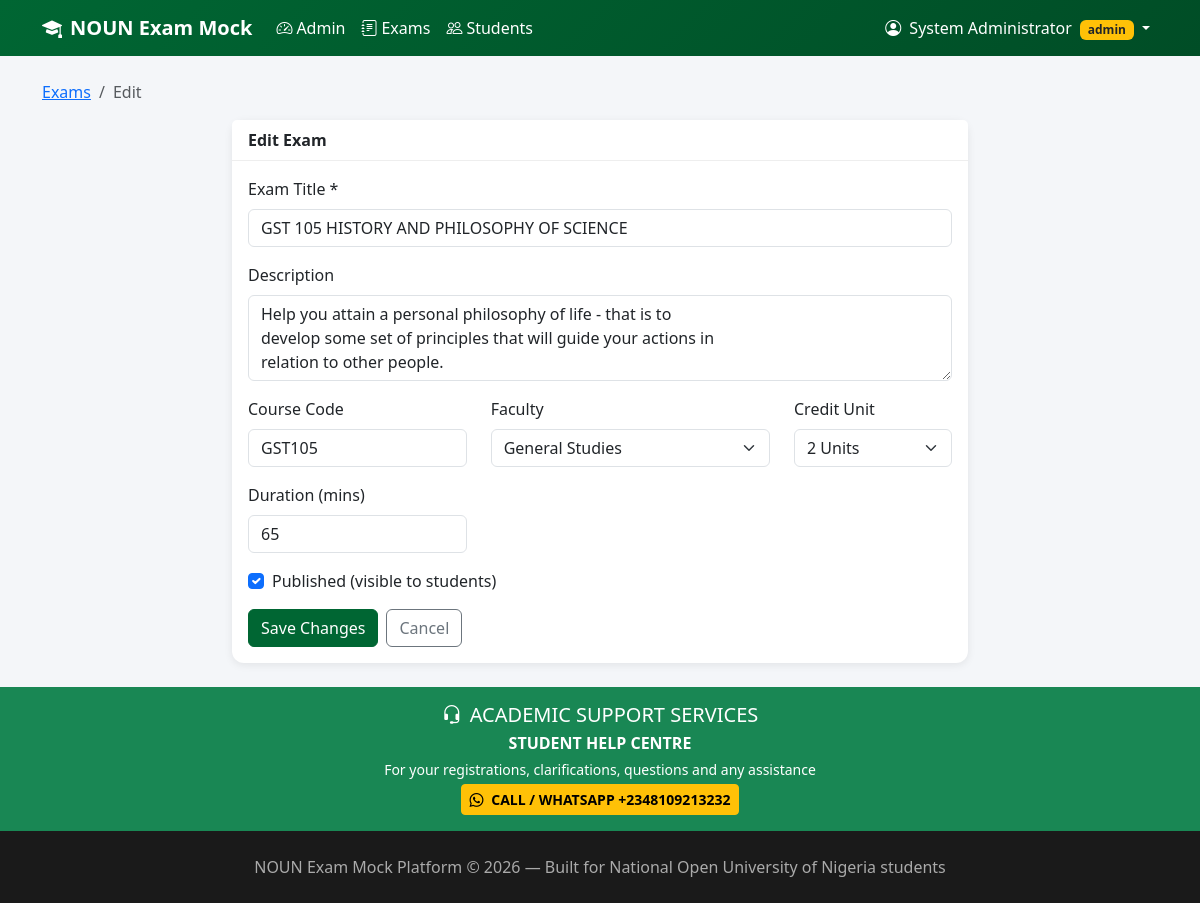
The page /admin/exam/10/edit (signed in) on the database its author committed.
### models.py (models this page shows, shortened)
class User(UserMixin, db.Model):
    __tablename__ = 'users'
    id = db.Column(db.Integer, primary_key=True)
    username = db.Column(db.String(80), unique=True, nullable=False)  # Matric No for students
    email = db.Column(db.String(120), unique=True, nullable=False)
    password_hash = db.Column(db.String(256), nullable=False)
    full_name = db.Column(db.String(150))
    matric_no = db.Column(db.String(50), unique=True)
    role = db.Column(db.String(20), default='student')
    faculty = db.Column(db.String(100))
    created_at = db.Column(db.DateTime, default=datetime.utcnow)
    attempts = db.relationship('Attempt', backref='student', lazy='dynamic')
    created_exams = db.relationship('Exam', backref='creator', lazy='dynamic')
    def is_teacher(self):
        return self.role in ['teacher', 'admin']

class Exam(db.Model):
    __tablename__ = 'exams'
    id = db.Column(db.Integer, primary_key=True)
    title = db.Column(db.String(200), nullable=False)
    description = db.Column(db.Text)
    course_code = db.Column(db.String(20))
    faculty = db.Column(db.String(100))
    credit_units = db.Column(db.Integer, default=2)  # 2 or 3 credit units
    duration_minutes = db.Column(db.Integer, default=60)
    total_questions = db.Column(db.Integer, default=0)
    is_published = db.Column(db.Boolean, default=True)
    created_by = db.Column(db.Integer, db.ForeignKey('users.id'))
    created_at = db.Column(db.DateTime, default=datetime.utcnow)
    questions = db.relationship('Question', backref='exam', lazy='dynamic', cascade='all, delete-orphan')
    attempts = db.relationship('Attempt', backref='exam', lazy='dynamic')

### app.py (the view, shortened to what this page needs)
@app.route('/admin/exam/<int:exam_id>/edit', methods=['GET', 'POST'])
@login_required
def edit_exam(exam_id):
    if not current_user.is_teacher():
        flash('Access denied.', 'danger')
        return redirect(url_for('student_dashboard'))
    exam = Exam.query.get_or_404(exam_id)
    return render_template('admin/edit_exam.html', exam=exam)

### app.py (called while the page is built)
@login_manager.user_loader
def load_user(user_id):
    return User.query.get(int(user_id))

### templates/admin/edit_exam.html (shortened to what this page needs)
{% extends "base.html" %}
{% block content %}
<nav aria-label="breadcrumb">
    <ol class="breadcrumb">
        <li class="breadcrumb-item"><a href="{{ url_for('admin_exams') }}">Exams</a></li>
        <li class="breadcrumb-item active">Edit</li>
    </ol>
</nav>
<div class="row justify-content-center">
    <div class="col-lg-8">
        <div class="card">
            <div class="card-header">Edit Exam</div>
            <div class="card-body">
                <form method="POST">
                    <div class="mb-3">
                        <label class="form-label">Exam Title *</label>
                        <input type="text" name="title" class="form-control" required value="{{ exam.title }}">
                    </div>
                    <div class="mb-3">
                        <label class="form-label">Description</label>
                        <textarea name="description" class="form-control" rows="3">{{ exam.description or '' }}</textarea>
                    </div>
                    <div class="row">
                        <div class="col-md-4 mb-3">
                            <label class="form-label">Course Code</label>
                            <input type="text" name="course_code" class="form-control" value="{{ exam.course_code or '' }}">
                        </div>
                        <div class="col-md-5 mb-3">
                            <label class="form-label">Faculty</label>
                            <select name="faculty" class="form-select">
                                {% for f in ['General Studies', 'Faculty of Computing', 'Faculty of Sciences', 'Faculty of Arts', 'Faculty of Education', 'Faculty of Management Sciences', 'Faculty of Social Sciences', 'Faculty of Health Sciences', 'Faculty of Law', 'Faculty of Agricultural Sciences'] %}
                                <option value="{{ f }}" {% if exam.faculty == f %}selected{% endif %}>{{ f }}</option>
                                {% endfor %}
                            </select>
                        </div>
                        <div class="col-md-3 mb-3">
                            <label class="form-label">Credit Unit</label>
                            <select name="credit_units" class="form-select">
                                <option value="2" {% if exam.credit_units == 2 %}selected{% endif %}>2 Units</option>
                            </select>
                        </div>
                        <div class="col-md-4 mb-3">
                            <label class="form-label">Duration (mins)</label>
                            <input type="number" name="duration_minutes" class="form-control" value="{{ exam.duration_minutes }}" min="5" max="180">
                        </div>
                    </div>
                    <div class="mb-3 form-check">
                        <input type="checkbox" name="is_published" class="form-check-input" id="published" {% if exam.is_published %}checked{% endif %}>
                        <label class="form-check-label" for="published">Published (visible to students)</label>
                    </div>
                    <div class="d-flex gap-2">
                        <button type="submit" class="btn btn-noun">Save Changes</button>
                        <a href="{{ url_for('admin_exams') }}" class="btn btn-outline-secondary">Cancel</a>
                    </div>
                </form>
            </div>
        </div>
    </div>
</div>
{% endblock %}

### templates/base.html (shortened to what this page needs)
<!DOCTYPE html>
<html lang="en">
<head>
    <link href="https://cdn.jsdelivr.net/npm/bootstrap@5.3.3/dist/css/bootstrap.min.css" rel="stylesheet">
    <link href="https://cdn.jsdelivr.net/npm/bootstrap-icons@1.11.3/font/bootstrap-icons.min.css" rel="stylesheet">
</head>
<body>
    <nav class="navbar navbar-expand-lg navbar-dark sticky-top">
        <div class="container">
            <a class="navbar-brand fw-bold" href="{{ url_for('index') }}">
                <i class="bi bi-mortarboard-fill me-2"></i>NOUN Exam Mock
            </a>
            <div class="collapse navbar-collapse" id="navMenu">
                <ul class="navbar-nav me-auto">
                    {% if current_user.is_authenticated %}
                        {% if current_user.is_teacher() %}
                            <li class="nav-item">
                                <a class="nav-link" href="{{ url_for('admin_dashboard') }}">
                                    <i class="bi bi-speedometer2 me-1"></i>Admin
                                </a>
                            </li>
                            <li class="nav-item">
                                <a class="nav-link" href="{{ url_for('admin_exams') }}">
                                    <i class="bi bi-journal-text me-1"></i>Exams
                                </a>
                            </li>
                            <li class="nav-item">
                                <a class="nav-link" href="{{ url_for('admin_students') }}">
                                    <i class="bi bi-people me-1"></i>Students
                                </a>
                            </li>
                        {% endif %}
                    {% endif %}
                </ul>
                <ul class="navbar-nav">
                    {% if current_user.is_authenticated %}
                        <li class="nav-item dropdown">
                            <a class="nav-link dropdown-toggle" href="#" data-bs-toggle="dropdown">
                                <i class="bi bi-person-circle me-1"></i>
                                {{ current_user.full_name or current_user.username }}
                                <span class="badge bg-warning text-dark ms-1">{{ current_user.role }}</span>
                            </a>
                        </li>
                    {% endif %}
                </ul>
            </div>
        </div>
    </nav>
    <main class="container my-4 flex-grow-1">
        {% block content %}{% endblock %}
    </main>
    <div class="bg-success text-white py-3">
        <div class="container text-center">
            <h5 class="mb-1"><i class="bi bi-headset me-2"></i>ACADEMIC SUPPORT SERVICES</h5>
            <p class="mb-1 fw-bold">STUDENT HELP CENTRE</p>
            <p class="mb-1 small">For your registrations, clarifications, questions and any assistance</p>
            <p class="mb-0">
                <a href="https://wa.me/2348109213232" class="btn btn-warning btn-sm fw-bold" target="_blank">
                    <i class="bi bi-whatsapp me-1"></i> CALL / WHATSAPP +2348109213232
                </a>
            </p>
        </div>
    </div>
    <footer class="text-center">
        <div class="container">
            <p class="mb-0">NOUN Exam Mock Platform &copy; 2026 &mdash; Built for National Open University of Nigeria students</p>
        </div>
    </footer>
</body>
</html>

### templates/base.html (style rules this page uses)
:root { --noun-green: #006633; --noun-gold: #C9A227; }
body { background-color: #f4f6f9; min-height: 100vh; display: flex; flex-direction: column; }
.navbar { background: linear-gradient(135deg, #006633, #004d26) !important; }
.navbar-brand, .nav-link { color: #fff !important; }
.btn-noun { background-color: var(--noun-green); border-color: var(--noun-green); color: white; }
.card { border: none; box-shadow: 0 2px 8px rgba(0,0,0,0.08); border-radius: 12px; }
.card-header { background: white; border-bottom: 1px solid #eee; font-weight: 600; }
footer { margin-top: auto; background: #1a1a1a; color: #aaa; padding: 1.5rem 0; }

### rows shown on the page
User: full_name "System Administrator", role "admin"
Exam: title "GST 105 HISTORY AND PHILOSOPHY OF SCIENCE", description "Help you attain a personal philosophy of life - that is to develop some set of principles that will guide your actions in relation to other people.", course_code "GST105", faculty "General Studies", credit_units "2 Units", duration_minutes "65", is_published "☑"
